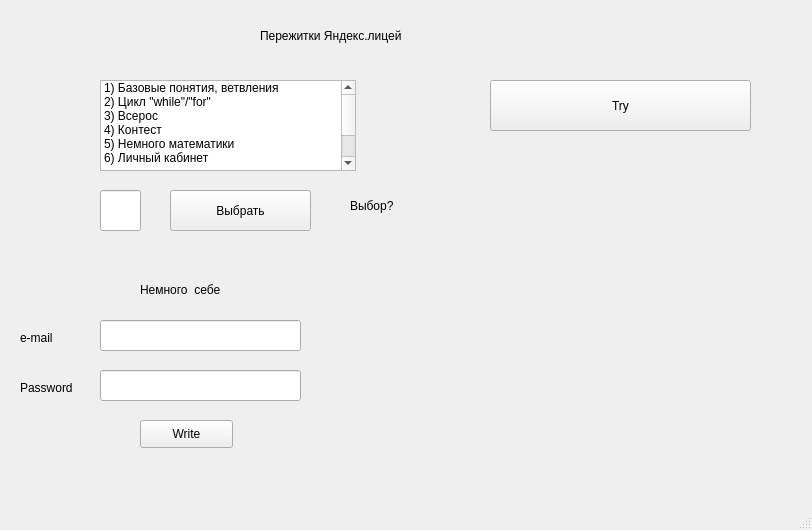
<?xml version="1.0" encoding="UTF-8"?>
<ui version="4.0">
 <class>MainWindow</class>
 <widget class="QMainWindow" name="MainWindow">
  <property name="geometry">
   <rect>
    <x>0</x>
    <y>0</y>
    <width>812</width>
    <height>530</height>
   </rect>
  </property>
  <property name="windowTitle">
   <string>MainWindow</string>
  </property>
  <widget class="QWidget" name="centralwidget">
   <widget class="QLabel" name="label">
    <property name="geometry">
     <rect>
      <x>260</x>
      <y>20</y>
      <width>331</width>
      <height>31</height>
     </rect>
    </property>
    <property name="cursor">
     <cursorShape>UpArrowCursor</cursorShape>
    </property>
    <property name="text">
     <string>Пережитки Яндекс.лицей</string>
    </property>
   </widget>
   <widget class="QListWidget" name="listWidget">
    <property name="geometry">
     <rect>
      <x>100</x>
      <y>80</y>
      <width>256</width>
      <height>91</height>
     </rect>
    </property>
    <item>
     <property name="text">
      <string>1) Базовые понятия, ветвления</string>
     </property>
    </item>
    <item>
     <property name="text">
      <string>2) Цикл &quot;while&quot;/&quot;for&quot;</string>
     </property>
    </item>
    <item>
     <property name="text">
      <string>3) Всерос</string>
     </property>
    </item>
    <item>
     <property name="text">
      <string>4) Контест</string>
     </property>
    </item>
    <item>
     <property name="text">
      <string>5) Немного математики</string>
     </property>
    </item>
    <item>
     <property name="text">
      <string>6) Личный кабинет</string>
     </property>
    </item>
    <item>
     <property name="text">
      <string/>
     </property>
    </item>
    <item>
     <property name="text">
      <string/>
     </property>
    </item>
    <item>
     <property name="text">
      <string/>
     </property>
    </item>
   </widget>
   <widget class="QLineEdit" name="lineEdit">
    <property name="geometry">
     <rect>
      <x>100</x>
      <y>190</y>
      <width>41</width>
      <height>41</height>
     </rect>
    </property>
   </widget>
   <widget class="QPushButton" name="pushButton">
    <property name="geometry">
     <rect>
      <x>170</x>
      <y>190</y>
      <width>141</width>
      <height>41</height>
     </rect>
    </property>
    <property name="text">
     <string>Выбрать</string>
    </property>
   </widget>
   <widget class="QLabel" name="label_2">
    <property name="geometry">
     <rect>
      <x>350</x>
      <y>190</y>
      <width>211</width>
      <height>31</height>
     </rect>
    </property>
    <property name="text">
     <string>Выбор?</string>
    </property>
   </widget>
   <widget class="QPushButton" name="pushButton_2">
    <property name="geometry">
     <rect>
      <x>490</x>
      <y>80</y>
      <width>261</width>
      <height>51</height>
     </rect>
    </property>
    <property name="text">
     <string>Try</string>
    </property>
   </widget>
   <widget class="QLineEdit" name="lineEdit_2">
    <property name="geometry">
     <rect>
      <x>100</x>
      <y>320</y>
      <width>201</width>
      <height>31</height>
     </rect>
    </property>
   </widget>
   <widget class="QLineEdit" name="lineEdit_3">
    <property name="geometry">
     <rect>
      <x>100</x>
      <y>370</y>
      <width>201</width>
      <height>31</height>
     </rect>
    </property>
   </widget>
   <widget class="QLabel" name="label_3">
    <property name="geometry">
     <rect>
      <x>140</x>
      <y>280</y>
      <width>121</width>
      <height>20</height>
     </rect>
    </property>
    <property name="text">
     <string>Немного  себе</string>
    </property>
   </widget>
   <widget class="QLabel" name="label_4">
    <property name="geometry">
     <rect>
      <x>20</x>
      <y>330</y>
      <width>55</width>
      <height>16</height>
     </rect>
    </property>
    <property name="text">
     <string>e-mail</string>
    </property>
   </widget>
   <widget class="QLabel" name="label_5">
    <property name="geometry">
     <rect>
      <x>20</x>
      <y>380</y>
      <width>61</width>
      <height>16</height>
     </rect>
    </property>
    <property name="text">
     <string>Password</string>
    </property>
   </widget>
   <widget class="QPushButton" name="pushButton_3">
    <property name="geometry">
     <rect>
      <x>140</x>
      <y>420</y>
      <width>93</width>
      <height>28</height>
     </rect>
    </property>
    <property name="text">
     <string>Write</string>
    </property>
   </widget>
   <zorder>label</zorder>
   <zorder>listWidget</zorder>
   <zorder>lineEdit</zorder>
   <zorder>pushButton</zorder>
   <zorder>label_2</zorder>
   <zorder>lineEdit_2</zorder>
   <zorder>lineEdit_3</zorder>
   <zorder>label_3</zorder>
   <zorder>label_4</zorder>
   <zorder>label_5</zorder>
   <zorder>pushButton_3</zorder>
   <zorder>pushButton_2</zorder>
  </widget>
  <widget class="QMenuBar" name="menubar">
   <property name="geometry">
    <rect>
     <x>0</x>
     <y>0</y>
     <width>812</width>
     <height>21</height>
    </rect>
   </property>
  </widget>
  <widget class="QStatusBar" name="statusbar"/>
 </widget>
 <resources/>
 <connections/>
</ui>
